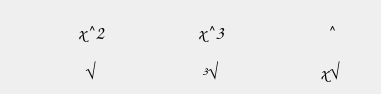
   <widget class="QWidget" name="tab_2">
    <attribute name="title">
     <string>乘方</string>
    </attribute>
    <widget class="QPushButton" name="Pow">
     <property name="geometry">
      <rect>
       <x>290</x>
       <y>20</y>
       <width>82</width>
       <height>25</height>
      </rect>
     </property>
     <property name="font">
      <font>
       <family>Comic Sans MS</family>
       <pointsize>14</pointsize>
      </font>
     </property>
     <property name="styleSheet">
      <string notr="true"/>
     </property>
     <property name="text">
      <string>^</string>
     </property>
     <property name="flat">
      <bool>true</bool>
     </property>
    </widget>
    <widget class="QPushButton" name="Sqr">
     <property name="geometry">
      <rect>
       <x>50</x>
       <y>20</y>
       <width>82</width>
       <height>25</height>
      </rect>
     </property>
     <property name="font">
      <font>
       <family>Comic Sans MS</family>
       <pointsize>14</pointsize>
      </font>
     </property>
     <property name="styleSheet">
      <string notr="true"/>
     </property>
     <property name="text">
      <string>x^2</string>
     </property>
     <property name="flat">
      <bool>true</bool>
     </property>
    </widget>
    <widget class="QPushButton" name="Tri">
     <property name="geometry">
      <rect>
       <x>170</x>
       <y>20</y>
       <width>82</width>
       <height>25</height>
      </rect>
     </property>
     <property name="font">
      <font>
       <family>Comic Sans MS</family>
       <pointsize>14</pointsize>
      </font>
     </property>
     <property name="styleSheet">
      <string notr="true"/>
     </property>
     <property name="text">
      <string>x^3</string>
     </property>
     <property name="flat">
      <bool>true</bool>
     </property>
    </widget>
    <widget class="QPushButton" name="Powt">
     <property name="geometry">
      <rect>
       <x>290</x>
       <y>60</y>
       <width>82</width>
       <height>25</height>
      </rect>
     </property>
     <property name="font">
      <font>
       <family>Comic Sans MS</family>
       <pointsize>14</pointsize>
      </font>
     </property>
     <property name="styleSheet">
      <string notr="true"/>
     </property>
     <property name="text">
      <string>x√</string>
     </property>
     <property name="flat">
      <bool>true</bool>
     </property>
    </widget>
    <widget class="QPushButton" name="Sqrt">
     <property name="geometry">
      <rect>
       <x>50</x>
       <y>60</y>
       <width>82</width>
       <height>25</height>
      </rect>
     </property>
     <property name="font">
      <font>
       <family>Comic Sans MS</family>
       <pointsize>14</pointsize>
      </font>
     </property>
     <property name="styleSheet">
      <string notr="true"/>
     </property>
     <property name="text">
      <string>√</string>
     </property>
     <property name="flat">
      <bool>true</bool>
     </property>
    </widget>
    <widget class="QPushButton" name="Trit">
     <property name="geometry">
      <rect>
       <x>170</x>
       <y>60</y>
       <width>82</width>
       <height>25</height>
      </rect>
     </property>
     <property name="font">
      <font>
       <family>Comic Sans MS</family>
       <pointsize>14</pointsize>
      </font>
     </property>
     <property name="styleSheet">
      <string notr="true"/>
     </property>
     <property name="text">
      <string>³√</string>
     </property>
     <property name="flat">
      <bool>true</bool>
     </property>
    </widget>
   </widget>
